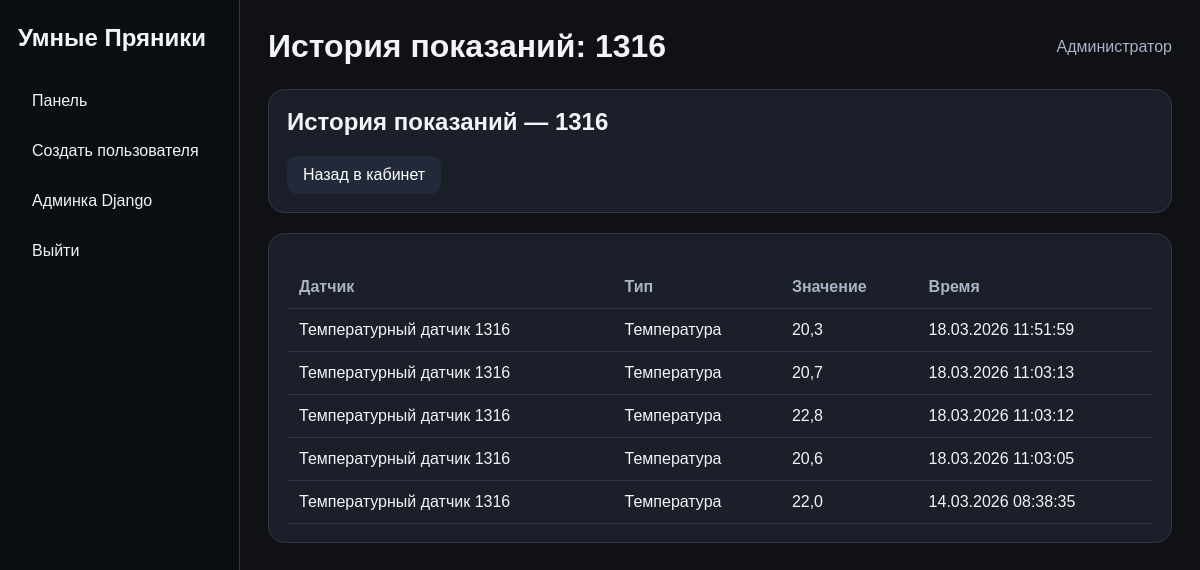
Page /dashboard/room/2/history/ (signed in) on the earlier database version.
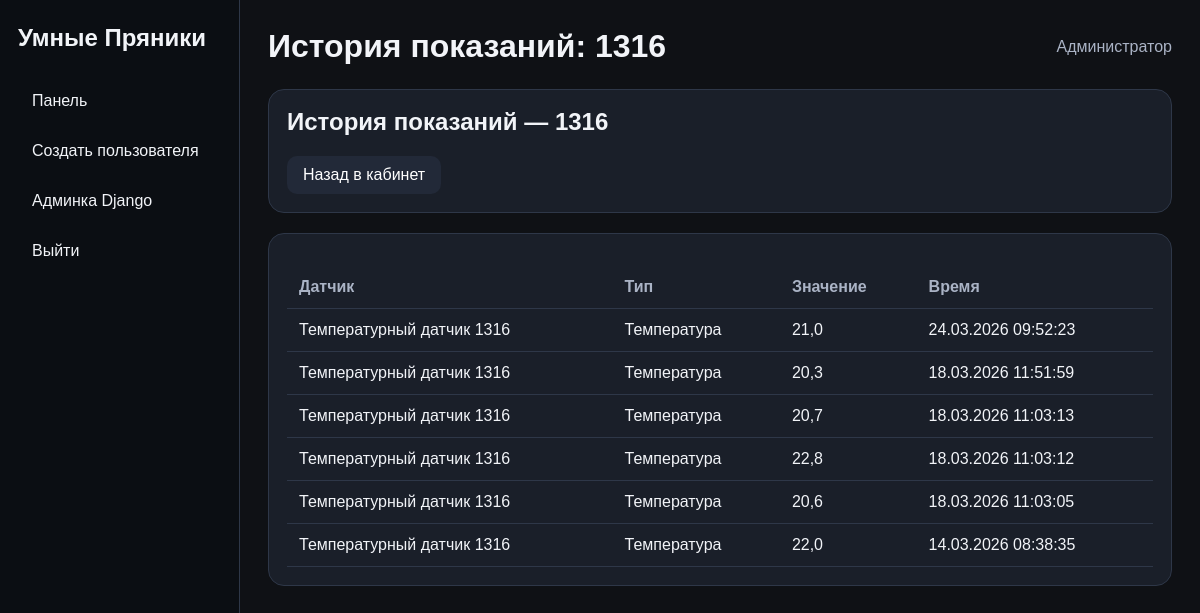
Same page on the later database version.
### university/models.py (models this page shows, shortened)
class SensorData(models.Model):
    sensor = models.ForeignKey(Sensor, verbose_name="Датчик", on_delete=models.CASCADE)
    value = models.FloatField("Значение")
    created_at = models.DateTimeField("Время записи", auto_now_add=True)
    class Meta:
        verbose_name = "Показание датчика"
        verbose_name_plural = "Показания датчиков"
        ordering = ('-created_at',)

class Sensor(models.Model):
    STATUS_CHOICES = [
        ("active", "Работает"),
        ("error", "Ошибка"),
        ("disabled", "Выключен"),
    ]
    room = models.ForeignKey(Room, verbose_name="Кабинет", on_delete=models.CASCADE)
    sensor_type = models.ForeignKey(SensorType, verbose_name="Тип датчика", on_delete=models.CASCADE)
    name = models.CharField("Название датчика", max_length=100)
    status = models.CharField("Статус", max_length=20, choices=STATUS_CHOICES, default="active")
    last_value = models.FloatField("Последнее значение", null=True, blank=True)
    last_updated = models.DateTimeField("Время последнего обновления", auto_now=True)
    class Meta:
        verbose_name = "Датчик"
        verbose_name_plural = "Датчики"

class SensorType(models.Model):
    name = models.CharField("Название типа датчика", max_length=100)
    class Meta:
        verbose_name = "Тип датчика"
        verbose_name_plural = "Типы датчиков"

### university/views.py (the view)
# urls.py: path("dashboard/room/<int:room_id>/history/", views.room_history, name="room_history"),
@moderator_or_admin_required
def room_history(request, room_id):
    room = get_object_or_404(Room, pk=room_id)
    history = (
        SensorData.objects.filter(sensor__room=room)
        .select_related("sensor", "sensor__sensor_type")
        .order_by("-created_at")[:100]
    )
    context = {
        "room": room,
        "history": history,
        "title": f"История показаний: {room.name}",
    }
    return render(request, "dashboard/history.html", context)

### university/templates/dashboard/history.html
{% extends "dashboard/base.html" %}
{% block content %}
<div class="card">
    <h2>История показаний — {{ room.name }}</h2>
    <div class="actions">
        <a class="btn btn-secondary" href="{% url 'university:room_detail' room.id %}">Назад в кабинет</a>
    </div>
</div>
<div class="card" style="margin-top: 20px;">
    <table>
        <thead>
            <tr>
                <th>Датчик</th>
                <th>Тип</th>
                <th>Значение</th>
                <th>Время</th>
            </tr>
        </thead>
        <tbody>
            {% for item in history %}
                <tr>
                    <td>{{ item.sensor.name }}</td>
                    <td>{{ item.sensor.sensor_type.name }}</td>
                    <td>{{ item.value }}</td>
                    <td>{{ item.created_at|date:"d.m.Y H:i:s" }}</td>
                </tr>
            {% empty %}
                <tr>
                    <td colspan="4">История пуста.</td>
                </tr>
            {% endfor %}
        </tbody>
    </table>
</div>
{% endblock %}

Differences in the rows shown:
added SensorData: sensor.name "Температурный датчик 1316", sensor.sensor_type.name "Температура", value "21,0", created_at "24.03.2026 09:52:23"
